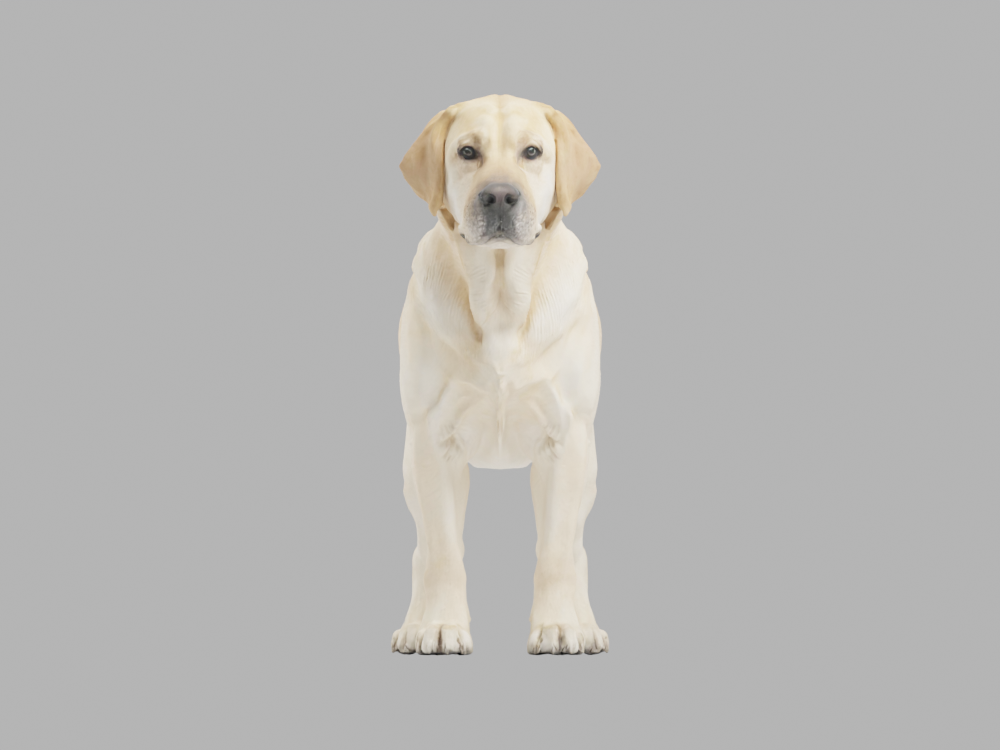
#> input picture work/labrador/renders/raw/front.png, 1000 x 750 px
$ python grid_overlay.py ../work/labrador/renders/raw/front.png ../work/labrador/renders/raw/side.png 5
#> lines starting #> are read from the running program, lines starting #| are printed output that depends on the picture
"""Overlay a labelled pixel grid on a photo so landmarks can be read off precisely."""
import sys
from PIL import Image, ImageDraw
src, dst = sys.argv[1], sys.argv[2]
step = int(sys.argv[3]) if len(sys.argv) > 3 else 50
im = Image.open(src).convert("RGB")
d = ImageDraw.Draw(im)
w, h = im.size
#> w = 1000; h = 750
for x in range(0, w, step):
    d.line([(x, 0), (x, h)], fill=(255, 0, 0) if x % (step*4) == 0 else (255, 160, 160), width=1)
    if x % (step*2) == 0: d.text((x+2, 2), str(x), fill=(255, 0, 0))
for y in range(0, h, step):
    d.line([(0, y), (w, y)], fill=(0, 0, 255) if y % (step*4) == 0 else (160, 160, 255), width=1)
    if y % (step*2) == 0: d.text((2, y+2), str(y), fill=(0, 0, 255))
im.save(dst, quality=92)
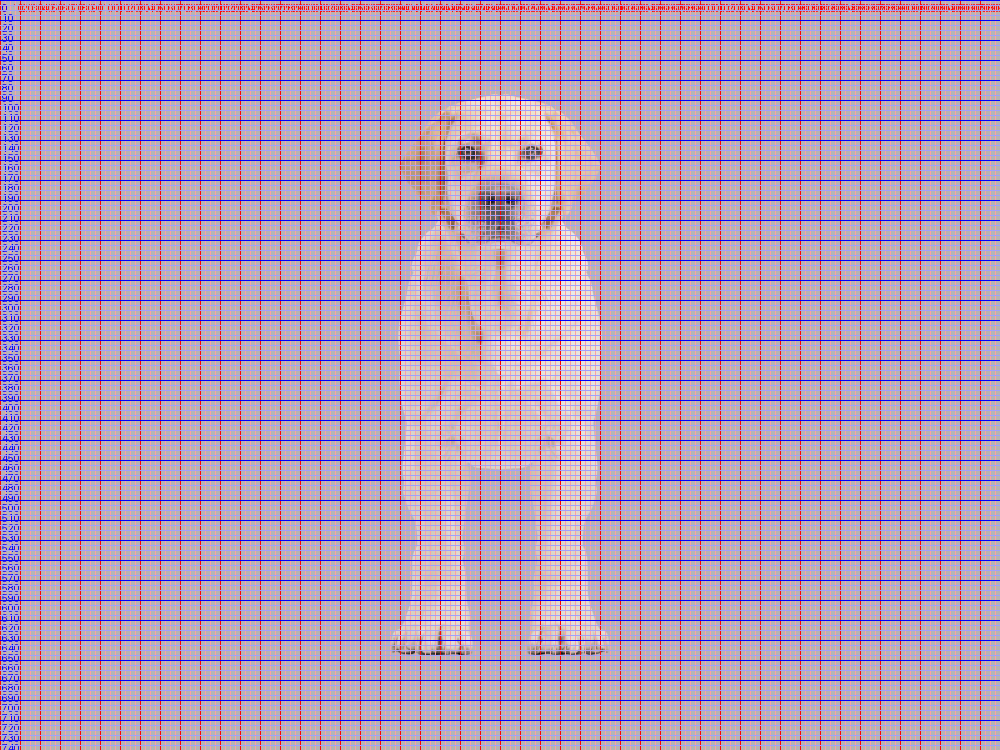
#> saved as side.png: PIL image 1000x750 RGB; mean R, G, B 182.1, 159.1, 185.8
